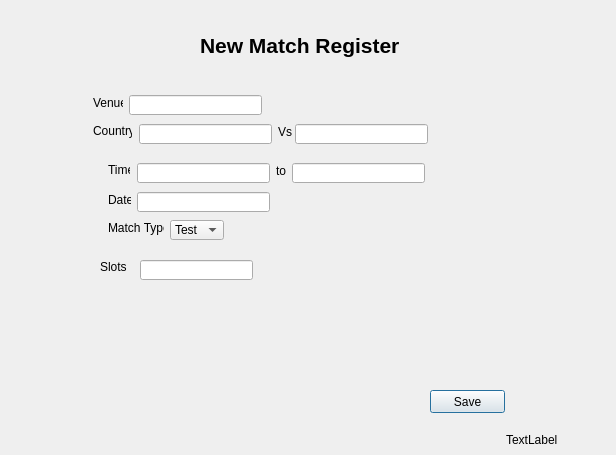
<?xml version="1.0" encoding="UTF-8"?>
<ui version="4.0">
 <class>newmatch</class>
 <widget class="QDialog" name="newmatch">
  <property name="geometry">
   <rect>
    <x>0</x>
    <y>0</y>
    <width>616</width>
    <height>455</height>
   </rect>
  </property>
  <property name="windowTitle">
   <string>Dialog</string>
  </property>
  <widget class="QLabel" name="label">
   <property name="geometry">
    <rect>
     <x>200</x>
     <y>30</y>
     <width>301</width>
     <height>31</height>
    </rect>
   </property>
   <property name="text">
    <string>&lt;html&gt;&lt;head/&gt;&lt;body&gt;&lt;p&gt;&lt;span style=&quot; font-size:16pt; font-weight:600;&quot;&gt;New Match Register&lt;/span&gt;&lt;/p&gt;&lt;/body&gt;&lt;/html&gt;</string>
   </property>
  </widget>
  <widget class="QPushButton" name="pushButton">
   <property name="geometry">
    <rect>
     <x>430</x>
     <y>390</y>
     <width>75</width>
     <height>23</height>
    </rect>
   </property>
   <property name="text">
    <string>Save</string>
   </property>
  </widget>
  <widget class="QLabel" name="connected">
   <property name="geometry">
    <rect>
     <x>506</x>
     <y>430</y>
     <width>81</width>
     <height>20</height>
    </rect>
   </property>
   <property name="text">
    <string>TextLabel</string>
   </property>
  </widget>
  <widget class="QLabel" name="label_9">
   <property name="geometry">
    <rect>
     <x>100</x>
     <y>260</y>
     <width>47</width>
     <height>13</height>
    </rect>
   </property>
   <property name="text">
    <string>Slots</string>
   </property>
  </widget>
  <widget class="QLineEdit" name="slotsis">
   <property name="geometry">
    <rect>
     <x>140</x>
     <y>260</y>
     <width>113</width>
     <height>20</height>
    </rect>
   </property>
  </widget>
  <widget class="QLabel" name="label_5">
   <property name="geometry">
    <rect>
     <x>93</x>
     <y>95</y>
     <width>30</width>
     <height>16</height>
    </rect>
   </property>
   <property name="text">
    <string>Venue</string>
   </property>
  </widget>
  <widget class="QLineEdit" name="venue">
   <property name="geometry">
    <rect>
     <x>129</x>
     <y>95</y>
     <width>133</width>
     <height>20</height>
    </rect>
   </property>
  </widget>
  <widget class="QLabel" name="label_4">
   <property name="geometry">
    <rect>
     <x>93</x>
     <y>123</y>
     <width>39</width>
     <height>16</height>
    </rect>
   </property>
   <property name="text">
    <string>&lt;html&gt;&lt;head/&gt;&lt;body&gt;&lt;p&gt;Country&lt;/p&gt;&lt;/body&gt;&lt;/html&gt;</string>
   </property>
  </widget>
  <widget class="QLabel" name="label_3">
   <property name="geometry">
    <rect>
     <x>278</x>
     <y>124</y>
     <width>16</width>
     <height>16</height>
    </rect>
   </property>
   <property name="text">
    <string>Vs</string>
   </property>
  </widget>
  <widget class="QLineEdit" name="fcountry">
   <property name="geometry">
    <rect>
     <x>139</x>
     <y>124</y>
     <width>133</width>
     <height>20</height>
    </rect>
   </property>
  </widget>
  <widget class="QLineEdit" name="scountry">
   <property name="geometry">
    <rect>
     <x>295</x>
     <y>124</y>
     <width>133</width>
     <height>20</height>
    </rect>
   </property>
  </widget>
  <widget class="QLabel" name="label_7">
   <property name="geometry">
    <rect>
     <x>108</x>
     <y>162</y>
     <width>22</width>
     <height>16</height>
    </rect>
   </property>
   <property name="text">
    <string>Time</string>
   </property>
  </widget>
  <widget class="QLineEdit" name="ftime">
   <property name="geometry">
    <rect>
     <x>137</x>
     <y>163</y>
     <width>133</width>
     <height>20</height>
    </rect>
   </property>
  </widget>
  <widget class="QLabel" name="label_2">
   <property name="geometry">
    <rect>
     <x>276</x>
     <y>163</y>
     <width>16</width>
     <height>16</height>
    </rect>
   </property>
   <property name="text">
    <string>to</string>
   </property>
  </widget>
  <widget class="QLineEdit" name="stime">
   <property name="geometry">
    <rect>
     <x>292</x>
     <y>163</y>
     <width>133</width>
     <height>20</height>
    </rect>
   </property>
  </widget>
  <widget class="QLabel" name="label_6">
   <property name="geometry">
    <rect>
     <x>108</x>
     <y>192</y>
     <width>23</width>
     <height>16</height>
    </rect>
   </property>
   <property name="text">
    <string>Date</string>
   </property>
  </widget>
  <widget class="QLineEdit" name="date">
   <property name="geometry">
    <rect>
     <x>137</x>
     <y>192</y>
     <width>133</width>
     <height>20</height>
    </rect>
   </property>
  </widget>
  <widget class="QLabel" name="label_8">
   <property name="geometry">
    <rect>
     <x>108</x>
     <y>220</y>
     <width>56</width>
     <height>16</height>
    </rect>
   </property>
   <property name="text">
    <string>Match Type</string>
   </property>
  </widget>
  <widget class="QComboBox" name="matchtype">
   <property name="geometry">
    <rect>
     <x>170</x>
     <y>220</y>
     <width>54</width>
     <height>20</height>
    </rect>
   </property>
   <item>
    <property name="text">
     <string>Test</string>
    </property>
   </item>
   <item>
    <property name="text">
     <string>ODI</string>
    </property>
   </item>
   <item>
    <property name="text">
     <string>T-20</string>
    </property>
   </item>
   <item>
    <property name="text">
     <string>Other</string>
    </property>
   </item>
  </widget>
  <zorder>layoutWidget</zorder>
  <zorder>label</zorder>
  <zorder>pushButton</zorder>
  <zorder>connected</zorder>
  <zorder>label_9</zorder>
  <zorder>slotsis</zorder>
 </widget>
 <resources/>
 <connections/>
</ui>
